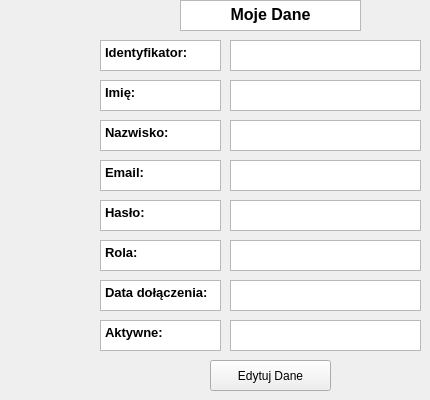
    <widget class="QWidget" name="myAccountPanel">
     <widget class="QTextBrowser" name="textBrowser_8">
      <property name="geometry">
       <rect>
        <x>100</x>
        <y>80</y>
        <width>121</width>
        <height>31</height>
       </rect>
      </property>
      <property name="html">
       <string>&lt;!DOCTYPE HTML PUBLIC &quot;-//W3C//DTD HTML 4.0//EN&quot; &quot;http://www.w3.org/TR/REC-html40/strict.dtd&quot;&gt;
&lt;html&gt;&lt;head&gt;&lt;meta name=&quot;qrichtext&quot; content=&quot;1&quot; /&gt;&lt;meta charset=&quot;utf-8&quot; /&gt;&lt;style type=&quot;text/css&quot;&gt;
p, li { white-space: pre-wrap; }
hr { height: 1px; border-width: 0; }
li.unchecked::marker { content: &quot;\2610&quot;; }
li.checked::marker { content: &quot;\2612&quot;; }
&lt;/style&gt;&lt;/head&gt;&lt;body style=&quot; font-family:'Segoe UI'; font-size:9pt; font-weight:400; font-style:normal;&quot;&gt;
&lt;p style=&quot; margin-top:0px; margin-bottom:0px; margin-left:0px; margin-right:0px; -qt-block-indent:0; text-indent:0px;&quot;&gt;&lt;span style=&quot; font-size:10pt; font-weight:700;&quot;&gt;Imię:&lt;/span&gt;&lt;/p&gt;&lt;/body&gt;&lt;/html&gt;</string>
      </property>
     </widget>
     <widget class="QTextBrowser" name="textBrowser_9">
      <property name="geometry">
       <rect>
        <x>100</x>
        <y>120</y>
        <width>121</width>
        <height>31</height>
       </rect>
      </property>
      <property name="html">
       <string>&lt;!DOCTYPE HTML PUBLIC &quot;-//W3C//DTD HTML 4.0//EN&quot; &quot;http://www.w3.org/TR/REC-html40/strict.dtd&quot;&gt;
&lt;html&gt;&lt;head&gt;&lt;meta name=&quot;qrichtext&quot; content=&quot;1&quot; /&gt;&lt;meta charset=&quot;utf-8&quot; /&gt;&lt;style type=&quot;text/css&quot;&gt;
p, li { white-space: pre-wrap; }
hr { height: 1px; border-width: 0; }
li.unchecked::marker { content: &quot;\2610&quot;; }
li.checked::marker { content: &quot;\2612&quot;; }
&lt;/style&gt;&lt;/head&gt;&lt;body style=&quot; font-family:'Segoe UI'; font-size:9pt; font-weight:400; font-style:normal;&quot;&gt;
&lt;p style=&quot; margin-top:0px; margin-bottom:0px; margin-left:0px; margin-right:0px; -qt-block-indent:0; text-indent:0px;&quot;&gt;&lt;span style=&quot; font-size:10pt; font-weight:700;&quot;&gt;Nazwisko:&lt;/span&gt;&lt;/p&gt;&lt;/body&gt;&lt;/html&gt;</string>
      </property>
     </widget>
     <widget class="QTextBrowser" name="textBrowser_10">
      <property name="geometry">
       <rect>
        <x>100</x>
        <y>160</y>
        <width>121</width>
        <height>31</height>
       </rect>
      </property>
      <property name="html">
       <string>&lt;!DOCTYPE HTML PUBLIC &quot;-//W3C//DTD HTML 4.0//EN&quot; &quot;http://www.w3.org/TR/REC-html40/strict.dtd&quot;&gt;
&lt;html&gt;&lt;head&gt;&lt;meta name=&quot;qrichtext&quot; content=&quot;1&quot; /&gt;&lt;meta charset=&quot;utf-8&quot; /&gt;&lt;style type=&quot;text/css&quot;&gt;
p, li { white-space: pre-wrap; }
hr { height: 1px; border-width: 0; }
li.unchecked::marker { content: &quot;\2610&quot;; }
li.checked::marker { content: &quot;\2612&quot;; }
&lt;/style&gt;&lt;/head&gt;&lt;body style=&quot; font-family:'Segoe UI'; font-size:9pt; font-weight:400; font-style:normal;&quot;&gt;
&lt;p style=&quot; margin-top:0px; margin-bottom:0px; margin-left:0px; margin-right:0px; -qt-block-indent:0; text-indent:0px;&quot;&gt;&lt;span style=&quot; font-size:10pt; font-weight:700;&quot;&gt;Email:&lt;/span&gt;&lt;/p&gt;&lt;/body&gt;&lt;/html&gt;</string>
      </property>
     </widget>
     <widget class="QTextBrowser" name="textBrowser_11">
      <property name="geometry">
       <rect>
        <x>100</x>
        <y>200</y>
        <width>121</width>
        <height>31</height>
       </rect>
      </property>
      <property name="html">
       <string>&lt;!DOCTYPE HTML PUBLIC &quot;-//W3C//DTD HTML 4.0//EN&quot; &quot;http://www.w3.org/TR/REC-html40/strict.dtd&quot;&gt;
&lt;html&gt;&lt;head&gt;&lt;meta name=&quot;qrichtext&quot; content=&quot;1&quot; /&gt;&lt;meta charset=&quot;utf-8&quot; /&gt;&lt;style type=&quot;text/css&quot;&gt;
p, li { white-space: pre-wrap; }
hr { height: 1px; border-width: 0; }
li.unchecked::marker { content: &quot;\2610&quot;; }
li.checked::marker { content: &quot;\2612&quot;; }
&lt;/style&gt;&lt;/head&gt;&lt;body style=&quot; font-family:'Segoe UI'; font-size:9pt; font-weight:400; font-style:normal;&quot;&gt;
&lt;p style=&quot; margin-top:0px; margin-bottom:0px; margin-left:0px; margin-right:0px; -qt-block-indent:0; text-indent:0px;&quot;&gt;&lt;span style=&quot; font-size:10pt; font-weight:700;&quot;&gt;Hasło:&lt;/span&gt;&lt;/p&gt;&lt;/body&gt;&lt;/html&gt;</string>
      </property>
     </widget>
     <widget class="QTextBrowser" name="textBrowser_13">
      <property name="geometry">
       <rect>
        <x>100</x>
        <y>280</y>
        <width>121</width>
        <height>31</height>
       </rect>
      </property>
      <property name="html">
       <string>&lt;!DOCTYPE HTML PUBLIC &quot;-//W3C//DTD HTML 4.0//EN&quot; &quot;http://www.w3.org/TR/REC-html40/strict.dtd&quot;&gt;
&lt;html&gt;&lt;head&gt;&lt;meta name=&quot;qrichtext&quot; content=&quot;1&quot; /&gt;&lt;meta charset=&quot;utf-8&quot; /&gt;&lt;style type=&quot;text/css&quot;&gt;
p, li { white-space: pre-wrap; }
hr { height: 1px; border-width: 0; }
li.unchecked::marker { content: &quot;\2610&quot;; }
li.checked::marker { content: &quot;\2612&quot;; }
&lt;/style&gt;&lt;/head&gt;&lt;body style=&quot; font-family:'Segoe UI'; font-size:9pt; font-weight:400; font-style:normal;&quot;&gt;
&lt;p style=&quot; margin-top:0px; margin-bottom:0px; margin-left:0px; margin-right:0px; -qt-block-indent:0; text-indent:0px;&quot;&gt;&lt;span style=&quot; font-size:10pt; font-weight:700;&quot;&gt;Data dołączenia:&lt;/span&gt;&lt;/p&gt;&lt;/body&gt;&lt;/html&gt;</string>
      </property>
     </widget>
     <widget class="QTextBrowser" name="textBrowser_6">
      <property name="geometry">
       <rect>
        <x>100</x>
        <y>40</y>
        <width>121</width>
        <height>31</height>
       </rect>
      </property>
      <property name="html">
       <string>&lt;!DOCTYPE HTML PUBLIC &quot;-//W3C//DTD HTML 4.0//EN&quot; &quot;http://www.w3.org/TR/REC-html40/strict.dtd&quot;&gt;
&lt;html&gt;&lt;head&gt;&lt;meta name=&quot;qrichtext&quot; content=&quot;1&quot; /&gt;&lt;meta charset=&quot;utf-8&quot; /&gt;&lt;style type=&quot;text/css&quot;&gt;
p, li { white-space: pre-wrap; }
hr { height: 1px; border-width: 0; }
li.unchecked::marker { content: &quot;\2610&quot;; }
li.checked::marker { content: &quot;\2612&quot;; }
&lt;/style&gt;&lt;/head&gt;&lt;body style=&quot; font-family:'Segoe UI'; font-size:9pt; font-weight:400; font-style:normal;&quot;&gt;
&lt;p style=&quot; margin-top:0px; margin-bottom:0px; margin-left:0px; margin-right:0px; -qt-block-indent:0; text-indent:0px;&quot;&gt;&lt;span style=&quot; font-size:10pt; font-weight:700;&quot;&gt;Identyfikator:&lt;/span&gt;&lt;/p&gt;&lt;/body&gt;&lt;/html&gt;</string>
      </property>
     </widget>
     <widget class="QTextBrowser" name="textBrowser_12">
      <property name="geometry">
       <rect>
        <x>100</x>
        <y>240</y>
        <width>121</width>
        <height>31</height>
       </rect>
      </property>
      <property name="html">
       <string>&lt;!DOCTYPE HTML PUBLIC &quot;-//W3C//DTD HTML 4.0//EN&quot; &quot;http://www.w3.org/TR/REC-html40/strict.dtd&quot;&gt;
&lt;html&gt;&lt;head&gt;&lt;meta name=&quot;qrichtext&quot; content=&quot;1&quot; /&gt;&lt;meta charset=&quot;utf-8&quot; /&gt;&lt;style type=&quot;text/css&quot;&gt;
p, li { white-space: pre-wrap; }
hr { height: 1px; border-width: 0; }
li.unchecked::marker { content: &quot;\2610&quot;; }
li.checked::marker { content: &quot;\2612&quot;; }
&lt;/style&gt;&lt;/head&gt;&lt;body style=&quot; font-family:'Segoe UI'; font-size:9pt; font-weight:400; font-style:normal;&quot;&gt;
&lt;p style=&quot; margin-top:0px; margin-bottom:0px; margin-left:0px; margin-right:0px; -qt-block-indent:0; text-indent:0px;&quot;&gt;&lt;span style=&quot; font-size:10pt; font-weight:700;&quot;&gt;Rola:&lt;/span&gt;&lt;/p&gt;&lt;/body&gt;&lt;/html&gt;</string>
      </property>
     </widget>
     <widget class="QTextBrowser" name="myJoinData">
      <property name="geometry">
       <rect>
        <x>230</x>
        <y>280</y>
        <width>191</width>
        <height>31</height>
       </rect>
      </property>
     </widget>
     <widget class="QPushButton" name="myEditBtn">
      <property name="geometry">
       <rect>
        <x>210</x>
        <y>360</y>
        <width>121</width>
        <height>31</height>
       </rect>
      </property>
      <property name="text">
       <string>Edytuj Dane</string>
      </property>
     </widget>
     <widget class="QTextBrowser" name="textBrowser_16">
      <property name="geometry">
       <rect>
        <x>180</x>
        <y>0</y>
        <width>181</width>
        <height>31</height>
       </rect>
      </property>
      <property name="html">
       <string>&lt;!DOCTYPE HTML PUBLIC &quot;-//W3C//DTD HTML 4.0//EN&quot; &quot;http://www.w3.org/TR/REC-html40/strict.dtd&quot;&gt;
&lt;html&gt;&lt;head&gt;&lt;meta name=&quot;qrichtext&quot; content=&quot;1&quot; /&gt;&lt;meta charset=&quot;utf-8&quot; /&gt;&lt;style type=&quot;text/css&quot;&gt;
p, li { white-space: pre-wrap; }
hr { height: 1px; border-width: 0; }
li.unchecked::marker { content: &quot;\2610&quot;; }
li.checked::marker { content: &quot;\2612&quot;; }
&lt;/style&gt;&lt;/head&gt;&lt;body style=&quot; font-family:'Segoe UI'; font-size:9pt; font-weight:400; font-style:normal;&quot;&gt;
&lt;p align=&quot;center&quot; style=&quot; margin-top:0px; margin-bottom:0px; margin-left:0px; margin-right:0px; -qt-block-indent:0; text-indent:0px;&quot;&gt;&lt;span style=&quot; font-size:12pt; font-weight:700;&quot;&gt;Moje Dane&lt;/span&gt;&lt;/p&gt;&lt;/body&gt;&lt;/html&gt;</string>
      </property>
     </widget>
     <widget class="QTextBrowser" name="textBrowser_14">
      <property name="geometry">
       <rect>
        <x>100</x>
        <y>320</y>
        <width>121</width>
        <height>31</height>
       </rect>
      </property>
      <property name="html">
       <string>&lt;!DOCTYPE HTML PUBLIC &quot;-//W3C//DTD HTML 4.0//EN&quot; &quot;http://www.w3.org/TR/REC-html40/strict.dtd&quot;&gt;
&lt;html&gt;&lt;head&gt;&lt;meta name=&quot;qrichtext&quot; content=&quot;1&quot; /&gt;&lt;meta charset=&quot;utf-8&quot; /&gt;&lt;style type=&quot;text/css&quot;&gt;
p, li { white-space: pre-wrap; }
hr { height: 1px; border-width: 0; }
li.unchecked::marker { content: &quot;\2610&quot;; }
li.checked::marker { content: &quot;\2612&quot;; }
&lt;/style&gt;&lt;/head&gt;&lt;body style=&quot; font-family:'Segoe UI'; font-size:9pt; font-weight:400; font-style:normal;&quot;&gt;
&lt;p style=&quot; margin-top:0px; margin-bottom:0px; margin-left:0px; margin-right:0px; -qt-block-indent:0; text-indent:0px;&quot;&gt;&lt;span style=&quot; font-size:10pt; font-weight:700;&quot;&gt;Aktywne:&lt;/span&gt;&lt;/p&gt;&lt;/body&gt;&lt;/html&gt;</string>
      </property>
     </widget>
     <widget class="QTextBrowser" name="myActive">
      <property name="geometry">
       <rect>
        <x>230</x>
        <y>320</y>
        <width>191</width>
        <height>31</height>
       </rect>
      </property>
     </widget>
     <widget class="QTextBrowser" name="myId">
      <property name="geometry">
       <rect>
        <x>230</x>
        <y>40</y>
        <width>191</width>
        <height>31</height>
       </rect>
      </property>
     </widget>
     <widget class="QTextBrowser" name="myName">
      <property name="geometry">
       <rect>
        <x>230</x>
        <y>80</y>
        <width>191</width>
        <height>31</height>
       </rect>
      </property>
     </widget>
     <widget class="QTextBrowser" name="myLast">
      <property name="geometry">
       <rect>
        <x>230</x>
        <y>120</y>
        <width>191</width>
        <height>31</height>
       </rect>
      </property>
     </widget>
     <widget class="QTextBrowser" name="myEmail">
      <property name="geometry">
       <rect>
        <x>230</x>
        <y>160</y>
        <width>191</width>
        <height>31</height>
       </rect>
      </property>
     </widget>
     <widget class="QTextBrowser" name="myPassword">
      <property name="geometry">
       <rect>
        <x>230</x>
        <y>200</y>
        <width>191</width>
        <height>31</height>
       </rect>
      </property>
     </widget>
     <widget class="QTextBrowser" name="myRole">
      <property name="geometry">
       <rect>
        <x>230</x>
        <y>240</y>
        <width>191</width>
        <height>31</height>
       </rect>
      </property>
     </widget>
    </widget>
